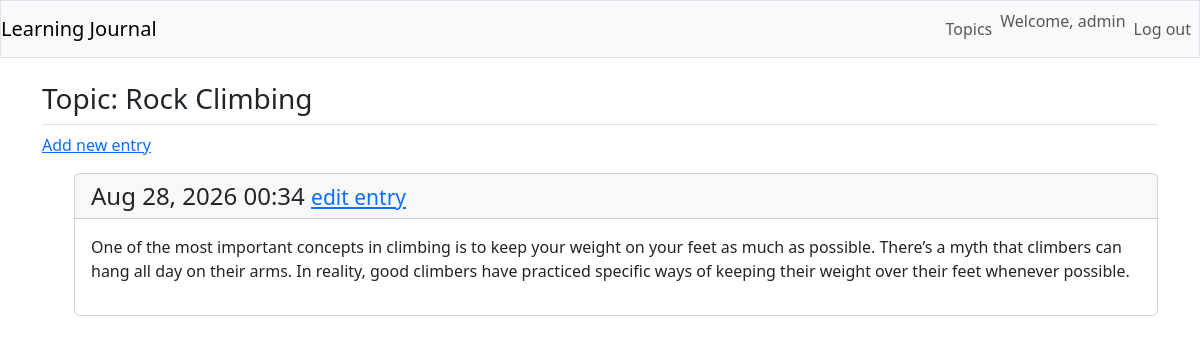
The app's page /topics/2/ (signed in), older data.
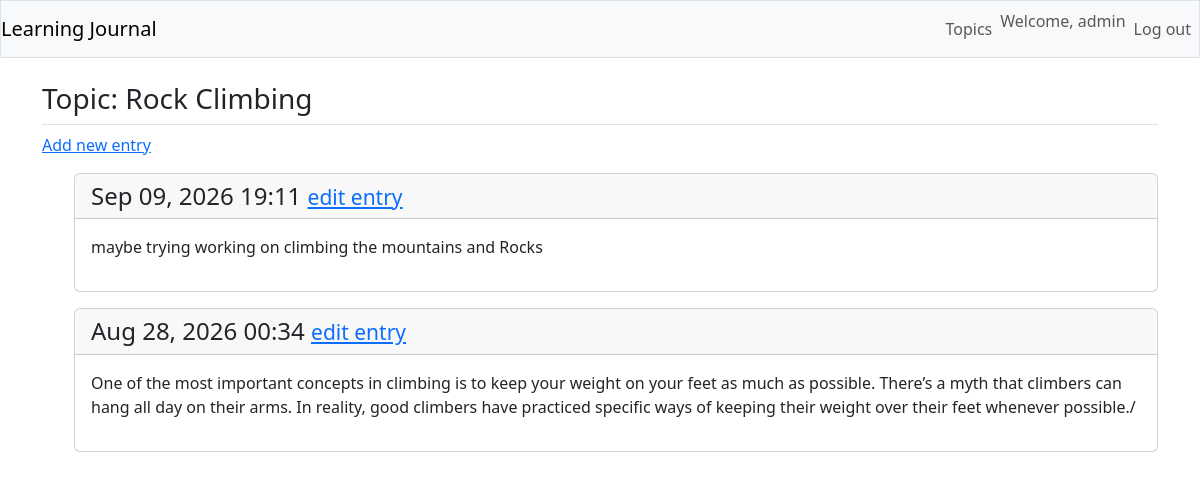
The same page, newer data.
### mypett/models.py (models this page shows, shortened)
class Entry(models.Model):
    topic = models.ForeignKey(Topic, on_delete=models.CASCADE)
    text = models.TextField()
    date_added = models.DateTimeField(auto_now_add=True)
    class Meta:
        verbose_name_plural = "entries"

### mypett/views.py (the view)
# urls.py: path("topics/<int:topic_id>/", views.topic, name="topic"),
@login_required
def topic(request, topic_id):
    topic = Topic.objects.get(id=topic_id)
    if topic.owner != request.user:
        raise Http404
    entries = topic.entry_set.order_by("-date_added")
    context = {"topic": topic, "entries": entries}
    return render(request, "mypett/topic.html", context)

### mypett/templates/mypett/topic.html
{% extends "mypett/base.html" %}
{% block page_header %}
<h3>Topic: {{ topic.text }}</h3>
{% endblock page_header %}
{% block content %}
<p>
  <a href="{% url 'mypett:new_entry' topic.id %}">Add new entry</a>
</p>
<ul>
  {% for entry in entries %}
  <div class="card mb-3">
   <h4 class="card-header">
    {{entry.date_added| date:'M d, Y H:i'}}
    <small>
      <a href="{% url 'mypett:edit_entry' entry.id %}">edit entry</a>
    </small>
   </h4>
   <div class="card-body">
     {{ entry.text|linebreaks }}
   </div>
  </div>
   {% empty %}
  <p>There are no entries for this topic yet.</p>
  {% endfor %}
{% endblock content %}

Row changes from the older to the newer data that the page shows:
added Entry: date_added "Sep 09, 2026 19:11", text "maybe trying working on climbing the mountains and Rocks"
changed Entry: text "…over their feet whenever possible." → "…over their feet whenever possible./"
